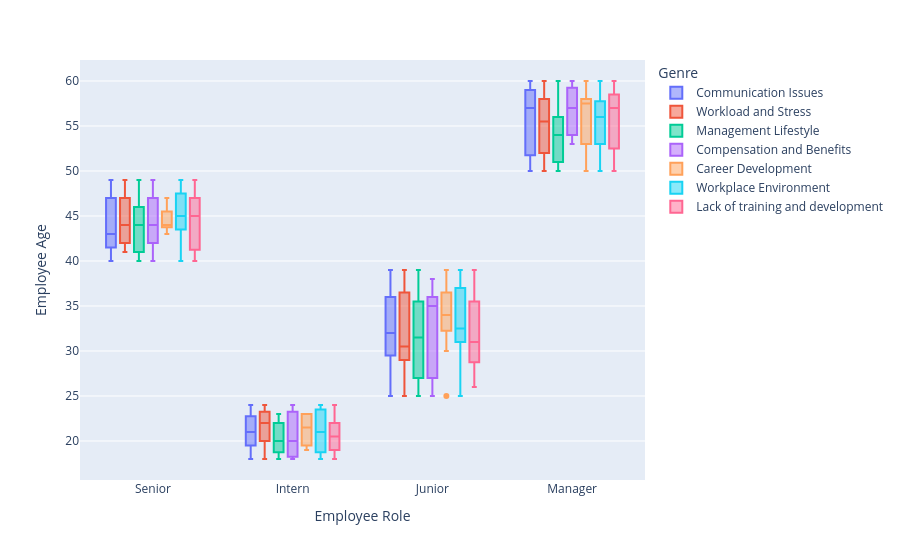

The cell this chart's notebook holds for it:
### Markdown cell above
Plotting to visualize data

### Code cell
import plotly.express as px

# Assuming df is your DataFrame
fig = px.box(df, x='Employee Role', y='Employee Age', color='Genre')

# Display the plot in the notebook
fig.show()

### Figure 1 — Plotly figure (JSON) as saved in the notebook; plotly's stock layout.template omitted (floating-point values rounded to 4 significant figures)
{"data": [{"alignmentgroup": "True", "hovertemplate": "Genre=Communication Issues<br>Employee Role=%{x}<br>Employee Age=%{y}<extra></extra>", "legendgroup": "Communication Issues", "marker": {"color": "#636efa"}, "name": "Communication Issues", "notched": false, "offsetgroup": "Communication Issues", "orientation": "v", "showlegend": true, "x": ["Senior", "Intern", "Senior", "Junior", "Intern", "Senior", "Junior", "Junior", "Intern", "Junior", "Manager", "Manager", "Intern", "Senior", "Manager", "Senior", "Senior", "Senior", "Junior", "Junior", "Manager", "Intern", "Intern", "Senior", "Senior", "Junior", "Junior", "Junior", "Manager", "Senior", "Junior", "Intern", "Senior", "Junior", "Junior", "Senior", "Junior", "Manager", "Manager", "Junior", "Senior", "Intern", "Junior", "Intern", "Intern", "Senior", "Junior", "Junior", "Junior", "Junior", "Junior", "Junior", "Intern", "Senior", "Junior", "Junior", "Junior", "Junior", "Junior", "Junior", "Junior", "Junior", "Senior", "Senior", "Junior", "Senior", "Junior", "Manager", "Junior", "Junior", "Intern", "Junior", "Manager", "Junior", "Junior", "Junior", "Intern", "Manager", "Manager", "Junior", "Manager", "Senior", "Manager", "Junior", "Manager", "Manager", "Senior", "Senior", "Manager", "Junior", "Manager", "Senior", "Manager", "Intern", "Manager", "Senior", "Manager", "Senior", "Intern", "Manager"], "x0": " ", "xaxis": "x", "y": [46, 21, 49, 36, 24, 44, 36, 38, 21, 36, 59, 59, 21, 42, 52, 41, 47, 48, 29, 32, 59, 24, 18, 42, 42, 33, 30, 32, 60, 42, 25, 18, 43, 27, 29, 47, 30, 58, 57, 32, 43, 22, 32, 19, 19, 43, 37, 25, 26, 30, 30, 32, 21, 41, 31, 30, 27, 26, 27, 30, 38, 33, 43, 45, 39, 48, 35, 51, 36, 37, 24, 38, 50, 36, 37, 28, 21, 50, 59, 30, 54, 47, 52, 36, 58, 56, 41, 47, 59, 36, 57, 41, 50, 23, 50, 40, 60, 41, 22, 54], "y0": " ", "yaxis": "y", "type": "box"}, {"alignmentgroup": "True", "hovertemplate": "Genre=Workload and Stress<br>Employee Role=%{x}<br>Employee Age=%{y}<extra></extra>", "legendgroup": "Workload and Stress", "marker": {"color": "#EF553B"}, "name": "Workload and Stress", "notched": false, "offsetgroup": "Workload and Stress", "orientation": "v", "showlegend": true, "x": ["Intern", "Junior", "Intern", "Manager", "Junior", "Manager", "Manager", "Intern", "Junior", "Junior", "Senior", "Junior", "Manager", "Manager", "Manager", "Intern", "Junior", "Senior", "Senior", "Manager", "Manager", "Junior", "Senior", "Junior", "Junior", "Junior", "Senior", "Senior", "Intern", "Junior", "Senior", "Junior", "Intern", "Junior", "Junior", "Manager", "Junior", "Manager", "Senior", "Manager", "Manager", "Junior", "Manager", "Intern", "Senior", "Senior", "Senior", "Intern", "Intern", "Junior", "Intern", "Manager", "Junior", "Senior", "Manager", "Junior", "Junior", "Junior", "Intern", "Manager", "Senior", "Manager", "Junior", "Senior", "Junior", "Senior", "Junior", "Intern", "Senior", "Intern", "Manager", "Intern", "Junior", "Intern", "Senior", "Manager", "Senior", "Intern", "Junior", "Intern", "Junior", "Intern", "Manager", "Intern", "Junior", "Intern", "Intern", "Senior", "Manager", "Junior", "Junior", "Junior", "Manager", "Manager", "Junior", "Manager", "Manager", "Senior", "Senior", "Manager"], "x0": " ", "xaxis": "x", "y": [22, 25, 24, 60, 35, 56, 58, 22, 33, 30, 49, 38, 60, 60, 50, 21, 26, 44, 41, 58, 53, 39, 42, 36, 30, 34, 47, 49, 22, 28, 43, 30, 24, 39, 26, 59, 38, 50, 44, 60, 50, 31, 54, 20, 48, 44, 41, 20, 21, 28, 22, 53, 37, 42, 54, 37, 29, 39, 24, 55, 42, 51, 30, 44, 29, 47, 36, 23, 43, 23, 50, 18, 33, 22, 46, 56, 42, 20, 25, 24, 30, 24, 56, 19, 29, 22, 19, 43, 52, 32, 28, 37, 56, 53, 29, 50, 57, 47, 44, 57], "y0": " ", "yaxis": "y", "type": "box"}, {"alignmentgroup": "True", "hovertemplate": "Genre=Management Lifestyle<br>Employee Role=%{x}<br>Employee Age=%{y}<extra></extra>", "legendgroup": "Management Lifestyle", "marker": {"color": "#00cc96"}, "name": "Management Lifestyle", "notched": false, "offsetgroup": "Management Lifestyle", "orientation": "v", "showlegend": true, "x": ["Senior", "Manager", "Senior", "Manager", "Senior", "Manager", "Manager", "Junior", "Junior", "Intern", "Junior", "Manager", "Manager", "Senior", "Junior", "Junior", "Junior", "Junior", "Junior", "Junior", "Manager", "Junior", "Junior", "Senior", "Intern", "Manager", "Senior", "Senior", "Manager", "Junior", "Intern", "Manager", "Senior", "Intern", "Junior", "Manager", "Intern", "Intern", "Manager", "Junior", "Manager", "Manager", "Junior", "Manager", "Junior", "Manager", "Junior", "Senior", "Manager", "Intern", "Manager", "Junior", "Manager", "Intern", "Intern", "Intern", "Junior", "Junior", "Junior", "Manager", "Junior", "Senior", "Junior", "Manager", "Junior", "Manager", "Junior", "Senior", "Manager", "Junior", "Intern", "Junior", "Senior", "Senior", "Senior", "Intern", "Senior", "Junior", "Intern", "Senior", "Senior", "Intern", "Senior", "Junior", "Intern", "Manager", "Intern", "Junior", "Senior", "Junior", "Senior", "Junior", "Intern", "Junior", "Manager", "Junior", "Senior", "Junior", "Senior", "Junior"], "x0": " ", "xaxis": "x", "y": [46, 54, 49, 51, 41, 50, 56, 28, 25, 18, 27, 60, 54, 46, 35, 25, 38, 27, 31, 26, 58, 38, 34, 46, 19, 54, 41, 49, 56, 29, 20, 50, 47, 22, 35, 51, 22, 21, 50, 25, 53, 52, 38, 54, 32, 56, 27, 41, 51, 23, 51, 35, 54, 18, 20, 21, 25, 29, 26, 51, 37, 44, 29, 57, 37, 56, 32, 43, 56, 36, 22, 32, 49, 44, 44, 20, 46, 38, 21, 41, 46, 18, 44, 30, 22, 56, 18, 32, 41, 27, 43, 39, 20, 35, 51, 28, 40, 39, 49, 25], "y0": " ", "yaxis": "y", "type": "box"}, {"alignmentgroup": "True", "hovertemplate": "Genre=Compensation and Benefits<br>Employee Role=%{x}<br>Employee Age=%{y}<extra></extra>", "legendgroup": "Compensation and Benefits", "marker": {"color": "#ab63fa"}, "name": "Compensation and Benefits", "notched": false, "offsetgroup": "Compensation and Benefits", "orientation": "v", "showlegend": true, "x": ["Manager", "Senior", "Intern", "Intern", "Senior", "Manager", "Junior", "Senior", "Intern", "Junior", "Senior", "Junior", "Intern", "Intern", "Intern", "Junior", "Senior", "Senior", "Junior", "Senior", "Manager", "Junior", "Senior", "Junior", "Junior", "Intern", "Senior", "Senior", "Junior", "Junior"], "x0": " ", "xaxis": "x", "y": [57, 47, 21, 24, 48, 60, 25, 42, 20, 27, 46, 27, 19, 18, 24, 35, 44, 44, 37, 43, 53, 33, 42, 38, 35, 18, 49, 40, 36, 36], "y0": " ", "yaxis": "y", "type": "box"}, {"alignmentgroup": "True", "hovertemplate": "Genre=Career Development<br>Employee Role=%{x}<br>Employee Age=%{y}<extra></extra>", "legendgroup": "Career Development", "marker": {"color": "#FFA15A"}, "name": "Career Development", "notched": false, "offsetgroup": "Career Development", "orientation": "v", "showlegend": true, "x": ["Intern", "Manager", "Manager", "Manager", "Junior", "Intern", "Manager", "Junior", "Junior", "Senior", "Manager", "Junior", "Senior", "Manager", "Junior", "Manager", "Intern", "Junior", "Senior", "Senior", "Manager", "Senior", "Junior", "Intern", "Junior", "Junior", "Junior", "Manager", "Junior", "Manager"], "x0": " ", "xaxis": "x", "y": [23, 53, 58, 58, 30, 23, 59, 25, 35, 43, 51, 32, 44, 50, 34, 60, 19, 33, 45, 47, 57, 44, 34, 20, 34, 39, 39, 53, 37, 58], "y0": " ", "yaxis": "y", "type": "box"}, {"alignmentgroup": "True", "hovertemplate": "Genre=Workplace Environment<br>Employee Role=%{x}<br>Employee Age=%{y}<extra></extra>", "legendgroup": "Workplace Environment", "marker": {"color": "#19d3f3"}, "name": "Workplace Environment", "notched": false, "offsetgroup": "Workplace Environment", "orientation": "v", "showlegend": true, "x": ["Senior", "Senior", "Manager", "Intern", "Manager", "Senior", "Manager", "Manager", "Junior", "Junior", "Manager", "Junior", "Intern", "Junior", "Manager", "Junior", "Manager", "Intern", "Senior", "Junior", "Senior", "Senior", "Junior", "Junior", "Manager", "Junior", "Junior", "Senior", "Junior", "Manager", "Senior", "Senior", "Manager", "Junior", "Intern", "Manager", "Junior", "Manager", "Junior", "Junior", "Senior", "Senior", "Junior", "Manager", "Manager", "Manager", "Junior", "Intern", "Intern", "Senior", "Intern", "Junior"], "x0": " ", "xaxis": "x", "y": [40, 44, 50, 21, 55, 44, 56, 53, 32, 37, 56, 31, 18, 30, 59, 25, 59, 21, 48, 28, 43, 46, 31, 34, 57, 32, 39, 49, 33, 56, 47, 45, 54, 37, 22, 52, 39, 50, 33, 32, 41, 45, 39, 58, 60, 53, 35, 24, 24, 49, 18, 29], "y0": " ", "yaxis": "y", "type": "box"}, {"alignmentgroup": "True", "hovertemplate": "Genre=Lack of training and development<br>Employee Role=%{x}<br>Employee Age=%{y}<extra></extra>", "legendgroup": "Lack of training and development", "marker": {"color": "#FF6692"}, "name": "Lack of training and development", "notched": false, "offsetgroup": "Lack of training and development", "orientation": "v", "showlegend": true, "x": ["Intern", "Manager", "Senior", "Senior", "Manager", "Manager", "Intern", "Junior", "Junior", "Junior", "Intern", "Manager", "Intern", "Senior", "Intern", "Intern", "Manager", "Junior", "Senior", "Senior", "Senior", "Intern", "Junior", "Intern", "Junior", "Junior", "Junior", "Junior", "Junior", "Manager", "Manager", "Junior", "Junior", "Manager", "Intern", "Senior", "Intern", "Senior", "Intern", "Manager", "Junior", "Intern", "Senior", "Senior", "Intern", "Manager", "Junior", "Junior", "Manager", "Manager", "Senior", "Senior", "Junior", "Manager", "Junior", "Junior", "Senior", "Junior", "Manager", "Senior", "Junior", "Manager", "Junior", "Manager", "Intern", "Intern", "Intern", "Intern", "Senior", "Intern"], "x0": " ", "xaxis": "x", "y": [22, 50, 45, 47, 50, 53, 21, 28, 37, 35, 24, 52, 20, 41, 20, 18, 52, 28, 42, 49, 47, 23, 29, 21, 32, 39, 29, 31, 26, 57, 58, 32, 37, 59, 24, 46, 22, 49, 24, 57, 28, 18, 45, 44, 20, 58, 39, 30, 57, 59, 42, 41, 32, 54, 30, 34, 40, 30, 60, 41, 37, 60, 28, 56, 21, 19, 18, 19, 47, 19], "y0": " ", "yaxis": "y", "type": "box"}], "layout": {"xaxis": {"anchor": "y", "domain": [0.0, 1.0], "title": {"text": "Employee Role"}}, "yaxis": {"anchor": "x", "domain": [0.0, 1.0], "title": {"text": "Employee Age"}}, "legend": {"title": {"text": "Genre"}, "tracegroupgap": 0}, "margin": {"t": 60}, "boxmode": "group"}}
